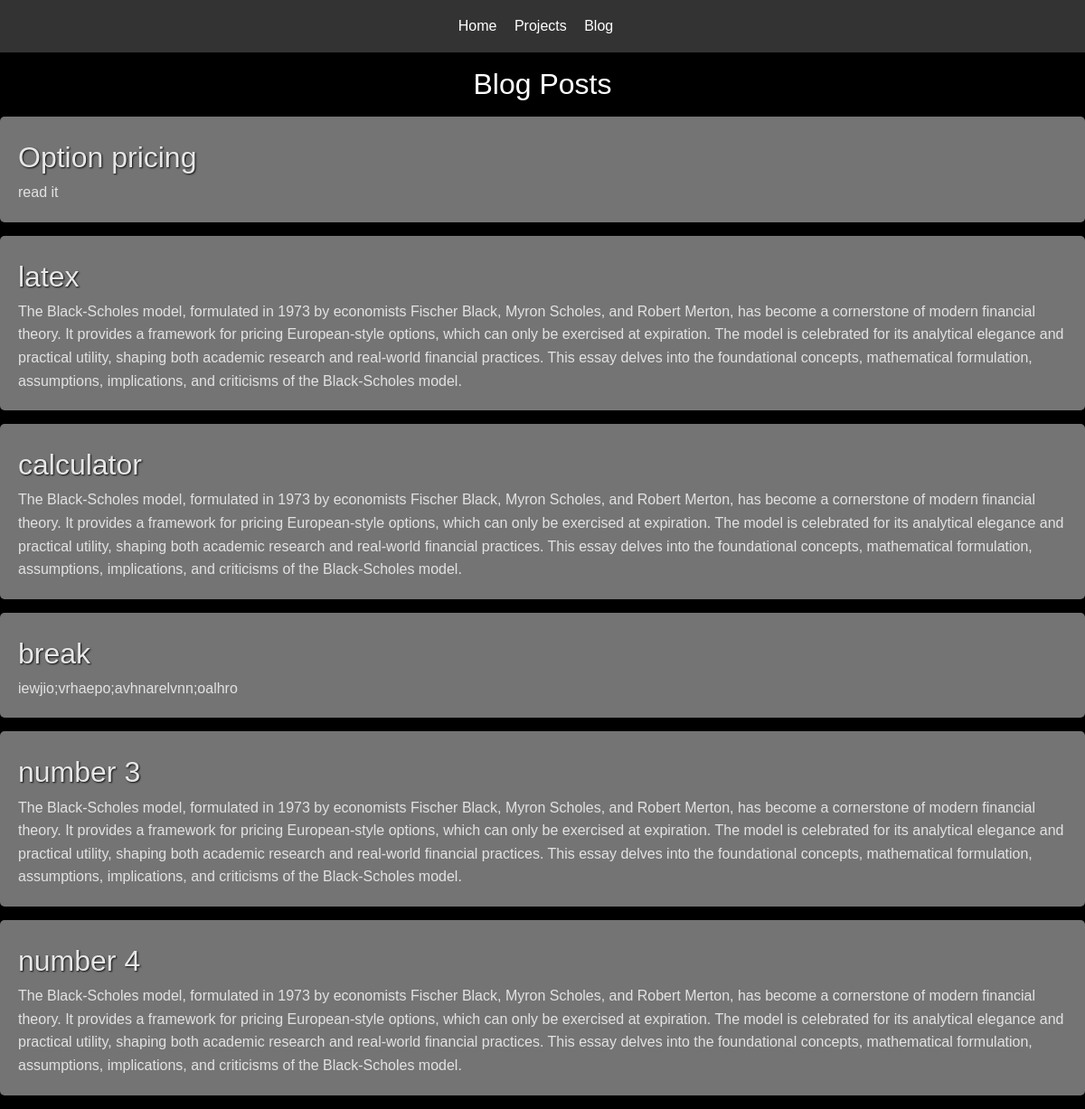
The page /blog/ on the database as committed earlier.
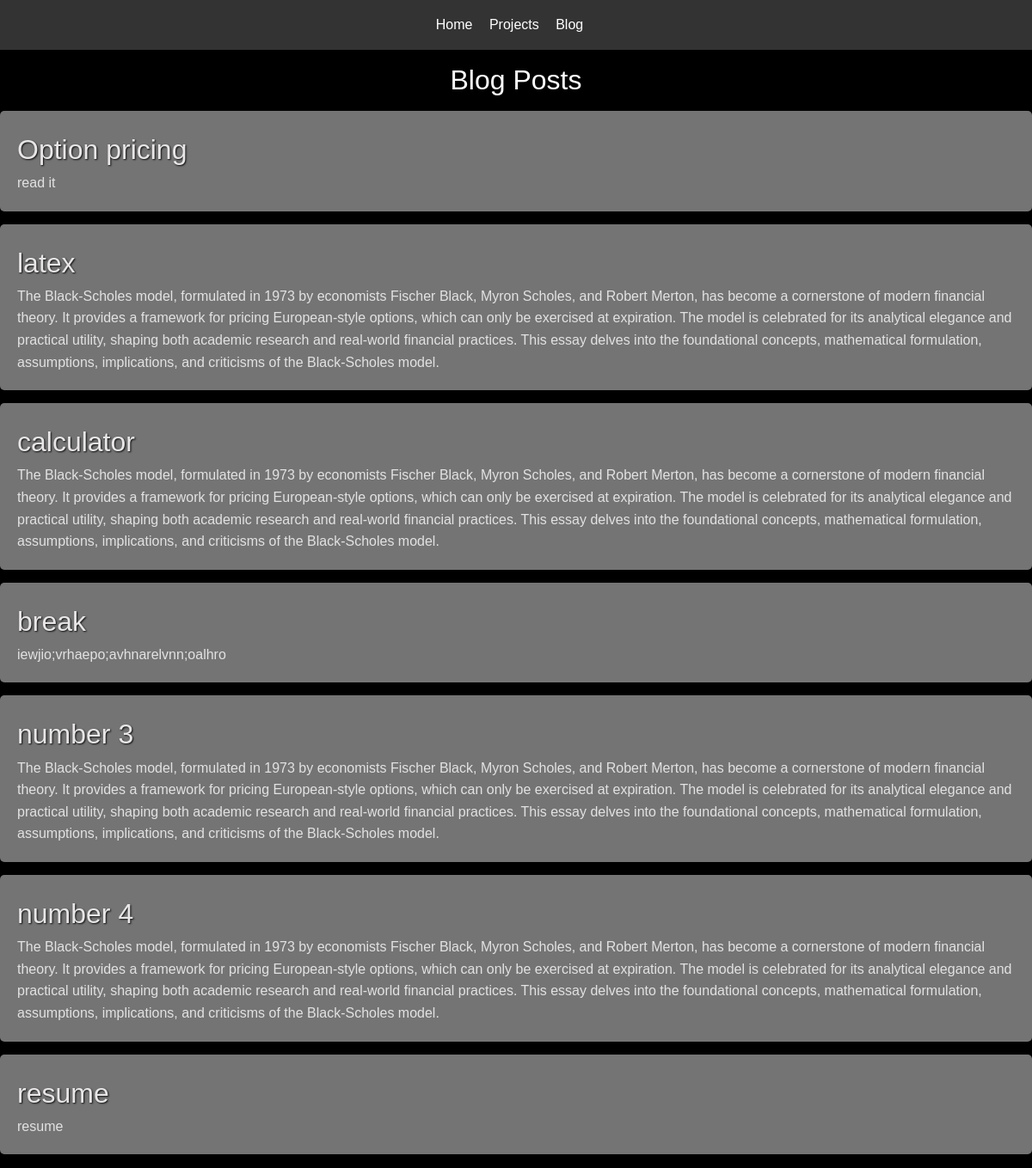
The same page on the database as committed later.
### webapp/models.py (models this page shows, shortened)
class BlogPost(models.Model):
    title = models.CharField(max_length=200)  # Blog post title
    summary = models.TextField()  # Short summary for the blog post
    content = models.TextField(default='')  # Full blog content
    created_at = models.DateTimeField(auto_now_add=True)  # Timestamp for when the post was created
    updated_at = models.DateTimeField(auto_now=True)  # Timestamp for when the post was last updated
    background_image = models.ImageField(upload_to='project_backgrounds/', blank=True, null=True)  # Background image
    def get_absolute_url(self):
        return f'/blog/{self.id}/'

### webapp/views.py (the view)
# urls.py: 2. Add a URL to urlpatterns:  path('blog/', include('blog.urls'))
def blog(request):
    posts = BlogPost.objects.all()  # Fetch all blog posts from the database
    context = {'posts': posts}
    return render(request, 'blog/blog.html', context)

### webapp/templates/blog/blog.html (shortened to what this page needs)
{% extends 'base.html' %}
{% block content %}
    <section class="blog">
        <h1>Blog Posts</h1>
        <ul>
            {% for post in posts %}
                <li>
                    <h2><a href="{{ post.get_absolute_url }}">{{ post.title }}</a></h2>
                    <p>{{ post.summary }}</p>
                </li>
            {% endfor %}
        </ul>
    </section>
{% endblock %}

Rows that differ between the two databases and show on the page:
added BlogPost: title "resume", summary "resume"
